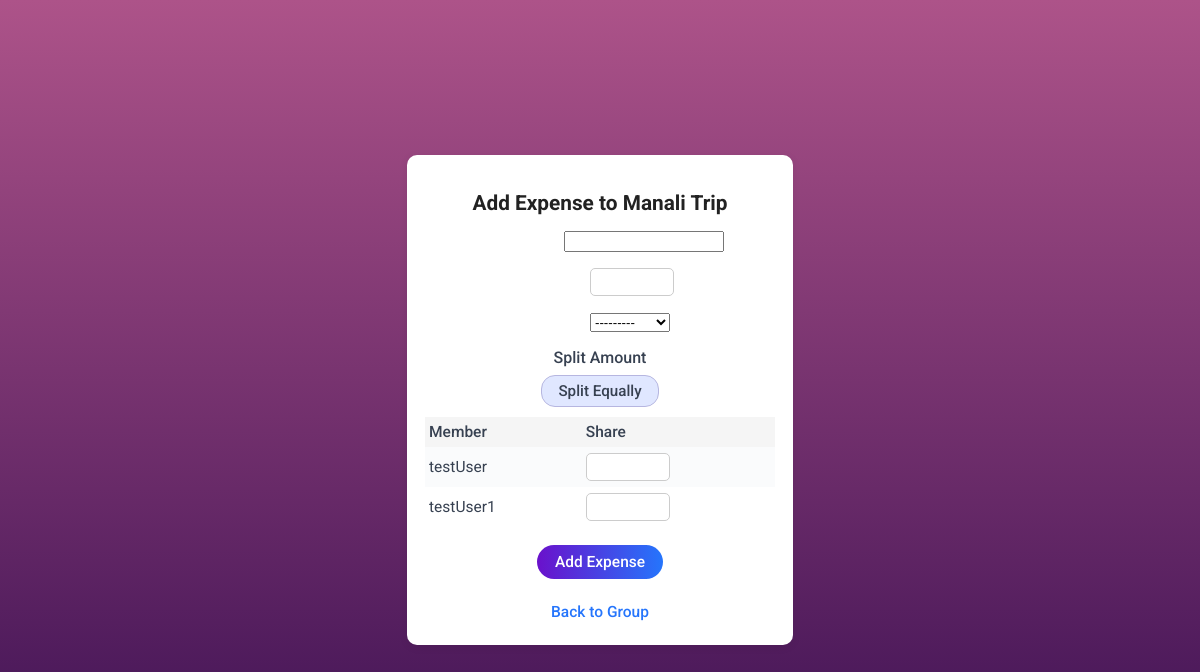
Page /groups/2/add_expense/ (signed in) on the committed database.
### expensesSharing/models.py (models this page shows, shortened)
class Group(models.Model):
    name = models.CharField(max_length=100)
    created_by = models.ForeignKey(User, on_delete=models.CASCADE, related_name='created_groups')
    created_at = models.DateTimeField(auto_now_add=True)

class GroupMember(models.Model):
    group = models.ForeignKey(Group, on_delete=models.CASCADE, related_name='members')
    user = models.ForeignKey(User, on_delete=models.CASCADE)

### expensesSharing/views.py (the view)
# urls.py: path('<int:group_id>/add_expense/', views.add_group_expense, name='add_group_expense'),
@login_required
def add_group_expense(request, group_id):
    group = get_object_or_404(Group, id=group_id)
    members = group.members.select_related('user').all()
    summary = None
    if request.method == 'POST':
        form = GroupExpenseForm(request.POST)
        shares = {str(m.user.id): request.POST.get(f'share_{m.user.id}') for m in members}
        if form.is_valid():
            amount = float(form.cleaned_data['amount'])
            total_share = 0
            share_values = {}
            for m in members:
                share_val = shares.get(str(m.user.id))
                try:
                    share = float(share_val)
                except (TypeError, ValueError):
                    share = 0
                total_share += share
                share_values[m.user] = share
            if abs(total_share - amount) > 0.01:
                form.add_error(None, 'Total split does not match expense amount!')
                return render(request, 'expensesSharing/add_group_expense.html', {'form': form, 'group': group, 'members': members, 'summary': None})
            expense = form.save(commit=False)
            expense.group = group
            expense.save()
            for user, share in share_values.items():
                GroupExpenseShare.objects.create(expense=expense, user=user, share=share)
            summary = [(user.username, share_values[user]) for user in share_values]
            return render(request, 'expensesSharing/add_group_expense.html', {'form': form, 'group': group, 'members': members, 'summary': summary, 'expense': expense})
    else:
        form = GroupExpenseForm()
    return render(request, 'expensesSharing/add_group_expense.html', {'form': form, 'group': group, 'members': members, 'summary': summary})

### expensesSharing/forms.py
class GroupExpenseForm(forms.ModelForm):
    class Meta:
        model = GroupExpense
        fields = ['description', 'amount', 'paid_by']

### expensesSharing/templates/expensesSharing/add_group_expense.html (shortened to what this page needs)
{% extends 'base.html' %}
{% block content %}
<div class="container">
  <h2>Add Expense to {{ group.name }}</h2>
  <form method="post" id="expense-form">
    {{ form.as_p }}
    <h4>Split Amount</h4>
    <button type="button" class="split-btn" onclick="splitEqually()">Split Equally</button>
    <table>
      <tr><th>Member</th><th>Share</th></tr>
      {% for member in members %}
      <tr>
        <td>{{ member.user.username }}</td>
        <td>
          <input type="number" step="0.01" name="share_{{ member.user.id }}" required>
        </td>
      </tr>
      {% endfor %}
    </table>
    <button type="submit">Add Expense</button>
  </form>
  <a href="{% url 'group_detail' group.id %}">Back to Group</a>
</div>
{% endblock %}

### users/static/users/style.css (style rules this page uses)
body { margin: 0; padding: 0; font-family: 'Segoe UI', sans-serif; background: linear-gradient(to top, #3c1053, #ad5389); height: 100vh; display: flex; justify-content: center; align-items: center; position: relative; }
.container { backdrop-filter: blur(6px); background-color: rgba(255, 255, 255, 0.1); border-radius: 15px; padding: 30px 40px; box-shadow: 0 0 15px rgba(0,0,0,0.5); width: 350px; color: #fff; text-align: center; }

### expensesSharing/templates/expensesSharing/add_group_expense.html (style rules this page uses)
body, .container, input, button, table { font-family: 'Roboto', 'Segoe UI', Arial, sans-serif; }
.container { max-width: 420px; margin: 32px auto; padding: 18px 18px 24px 18px; background: #fff; border-radius: 10px; box-shadow: 0 2px 10px rgba(0,0,0,0.07); }
h2 { font-size: 1.3rem; font-weight: 700; color: #222; margin-bottom: 14px; text-align: center; }
form { margin-bottom: 16px; }
.split-btn { background: #e0e7ff; color: #374151; border: 1px solid #b6b6e0; border-radius: 14px; padding: 6px 16px; font-size: 0.95rem; font-weight: 500; cursor: pointer; margin-bottom: 10px; margin-top: 2px; transition: background 0.2s; }
table { width: 100%; border-collapse: collapse; margin-bottom: 10px; }
th, td { padding: 6px 4px; text-align: left; font-size: 0.97rem; color: #374151; }
th { background: #f5f5f5; font-weight: 500; color: #374151; }
tr:nth-child(even) { background: #fafbfc; }
input[type="number"] { width: 70px; padding: 4px 6px; border: 1px solid #ccc; border-radius: 5px; font-size: 0.97rem; }
button[type="submit"] { background: linear-gradient(to right, #6a11cb, #2575fc); color: #fff; border: none; border-radius: 18px; padding: 8px 18px; font-size: 0.97rem; font-weight: 500; cursor: pointer; transition: background 0.3s, transform 0.2s; margin-top: 8px; }
h4 { font-size: 1rem; font-weight: 500; margin-top: 12px; margin-bottom: 6px; color: #374151; }
a { color: #2575fc; text-decoration: none; font-weight: 500; margin-top: 8px; display: inline-block; font-size: 0.97rem; }

### rows in the picture
Group: name "Manali Trip"
GroupMember: user.username "testUser"
GroupMember: user.username "testUser1"
